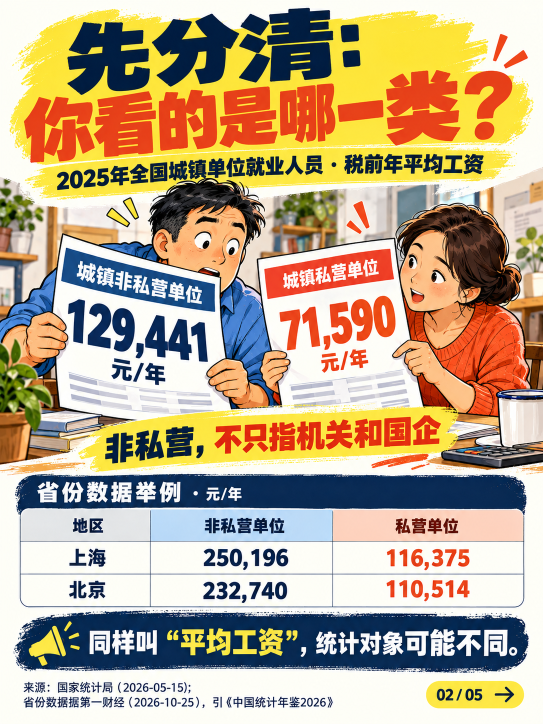
#> input picture .assets/articles/平均工资贴图-20261027/generated/02-facts.png, 1086 x 1448 px, given in place of 01-cover.png, which was not available (shown at 1/2 size)
$ python export.py
#> lines starting #> are read from the running program, lines starting #| are printed output that depends on the picture; pictures that were not available may be replaced by others from this repository, and a replacement may not be noted
"""等比缩放发布图、生成审阅拼图；不叠字、不修改原图内容。"""
from pathlib import Path
import json
from PIL import Image,ImageOps
HERE=Path(__file__).resolve().parent
OUT=HERE.parents[2]/'outputs/31省份平均工资出炉-20261027/公众号贴图'
MAPPING=[('01-cover','01-封面'),('02-facts','02-先看统计对象'),('03-average','03-平均数不是多数人'),('04-paycheck','04-税前与到手'),('05-action','05-薪资核对卡')]
def main():
    OUT.mkdir(parents=True,exist_ok=True)
    review=HERE/'review';review.mkdir(exist_ok=True)
    rows=[];cards=[]
    for src,dest in MAPPING:
        with Image.open(HERE/'generated'/f'{src}.png') as im:
#> im is the input picture: PIL image 1086x1448 RGB; mean R, G, B 187.5, 168.2, 140.7
            assert im.width*4==im.height*3,(src,im.size)
            exported=im.convert('RGB').resize((1080,1440),Image.Resampling.LANCZOS)
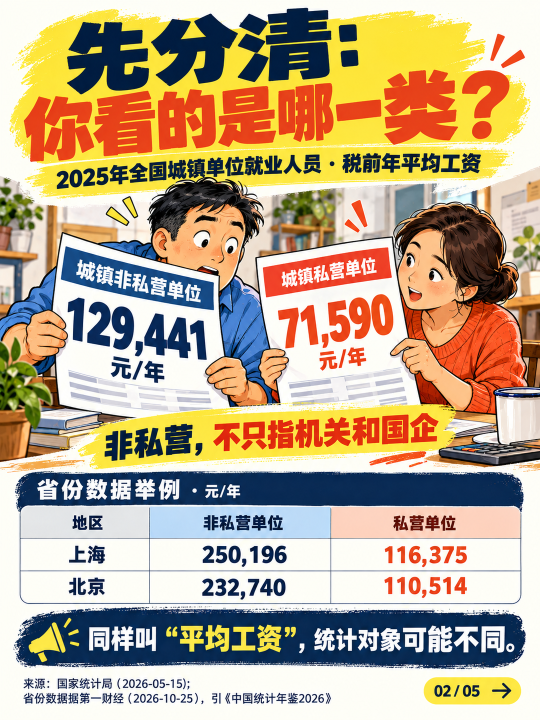
#> exported: PIL image 1080x1440 RGB (shown at 1/2 size); mean R, G, B 187.5, 168.2, 140.7
#> pass 3 of the loop in main, `for src,dest in MAPPING:`:
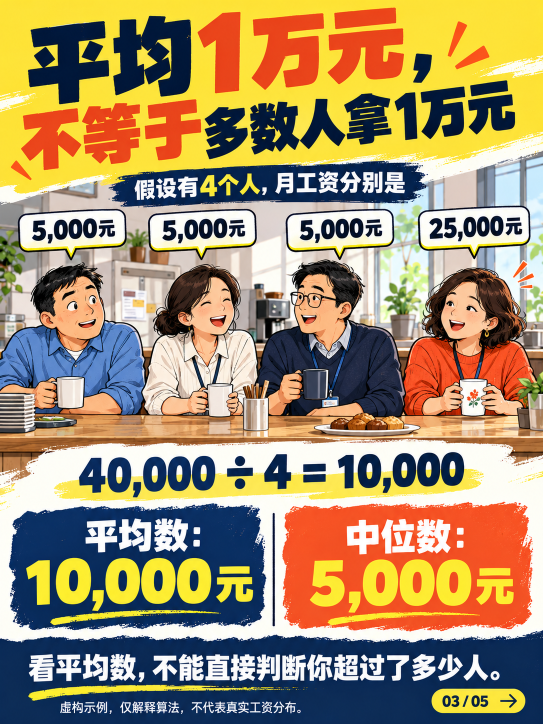
#> input picture .assets/articles/平均工资贴图-20261027/generated/03-average.png, 1086 x 1448 px (shown at 1/2 size)
#> in main, im is the input picture: PIL image 1086x1448 RGB; mean R, G, B 165.2, 144.6, 110.9
#> in main, `exported=im.convert('RGB').resize((1080,1440),Image.Resampling.LANCZOS)`:
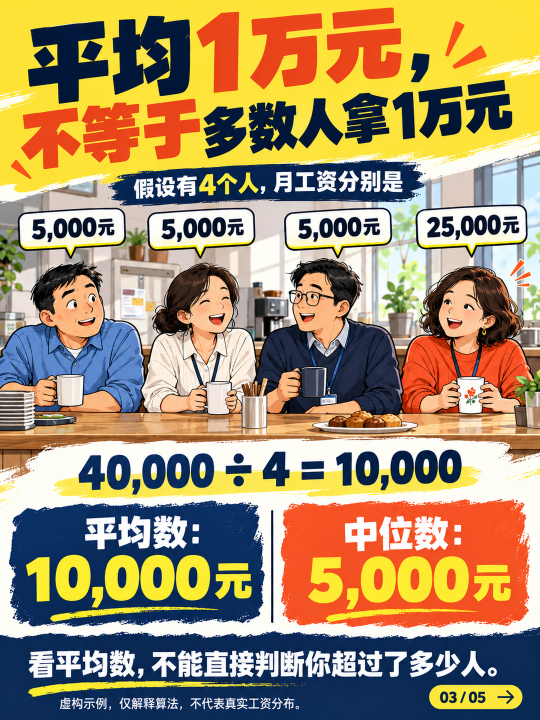
#> exported: PIL image 1080x1440 RGB (shown at 1/2 size); mean R, G, B 165.2, 144.6, 110.9
#> the loop made 5 passes; the first 3 are shown
            exported.save(OUT/f'{dest}.png',optimize=True)
            rows.append({'file':dest+'.png','width':1080,'height':1440,'source':src+'.png','source_size':list(im.size)})
            cards.append(exported.resize((540,720),Image.Resampling.LANCZOS))
    # 拼图保持每张全部画面，没有裁切、加字或装饰
    spread=Image.new('RGB',(1080,1200),'white')
#> spread: PIL image 1080x1200 RGB; every value is 255
    for i,card in enumerate(cards[:2]):spread.paste(card,(i*540,0))
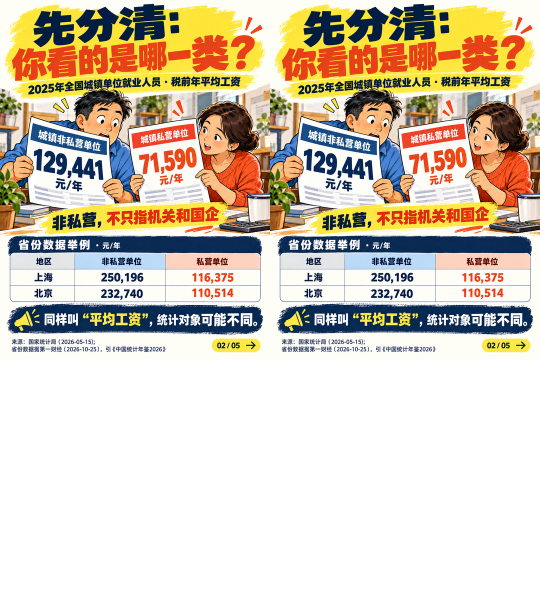
#> spread: PIL image 1080x1200 RGB (shown at 1/2 size); mean R, G, B 214.4, 202.8, 186.3
    for i,card in enumerate(cards[2:]):
        spread.paste(card.resize((360,480),Image.Resampling.LANCZOS),(i*360,720))
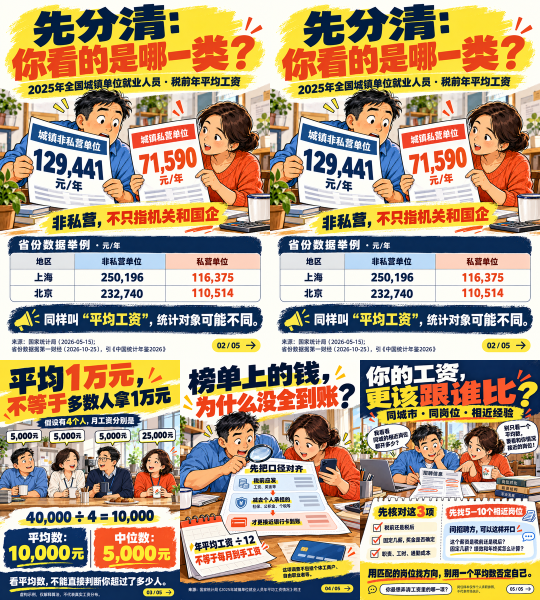
#> spread: PIL image 1080x1200 RGB (shown at 1/2 size); mean R, G, B 180.8, 160.8, 133.7
    spread.save(review/'五张贴图总览.jpg',quality=94)
    # 手机宽度检查：两张封面/数据页原图仅缩放后并排，字号与360px手机接近
    phone=Image.new('RGB',(720,480),'white')
#> phone: PIL image 720x480 RGB; every value is 255
    for i,card in enumerate(cards[:2]):phone.paste(card.resize((360,480),Image.Resampling.LANCZOS),(360*i,0))
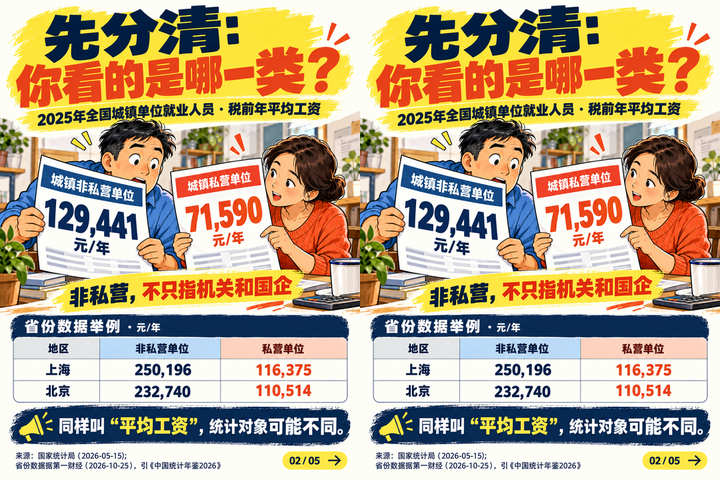
#> phone: PIL image 720x480 RGB; mean R, G, B 187.2, 167.8, 140.4
    phone.save(review/'手机宽度检查.jpg',quality=96)
    (review/'发布图片尺寸.json').write_text(json.dumps(rows,ensure_ascii=False,indent=2)+'\n')
    print(json.dumps({'exported':len(rows),'size':'1080x1440'},ensure_ascii=False))
if __name__=='__main__':main()
